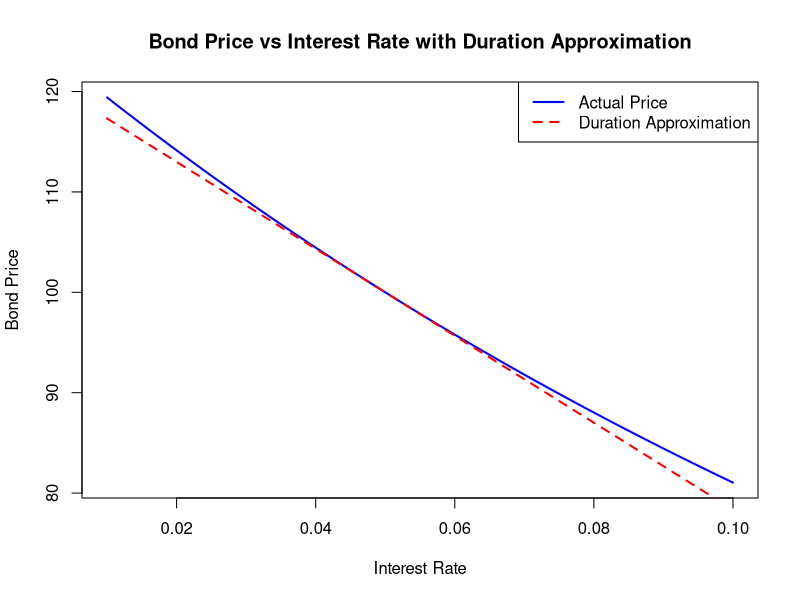

Recreate this plot in R.
## ---- chunk 1
time <- c(0.5, 1.0, 1.5, 2.0, 2.5, 3.0)
cash.flow <- c(5, 5, 5, 5, 5, 105)
present.value <- c(4.709, 4.435, 4.176, 3.933, 3.704, 73.256)
weight <- c(0.050, 0.047, 0.044, 0.042, 0.039, 0.778)
time.weight <- c(0.025, 0.047, 0.066, 0.083, 0.098, 2.333)
knitr::kable(data.frame(time, cash.flow, present.value, weight, time.weight),
             caption="Calculation of duration")
## ---- chunk 2
interest.rate <- .07
compound.frequency <- 4
time <- 1
face.value <- 1

# convert to ear
ear <- (1 + interest.rate/compound.frequency)^(compound.frequency) - 1
cat("Annual EAR:", ear, "\n")

# convert to continuous compounding
continuous.compounding <- function(r) {exp(r) - 1 - ear}
cc <- uniroot(continuous.compounding, lower=1e-4, upper=1, tol=1e-8)$root
cat("Continuous compounding:", cc, "\n")
## ---- chunk 3
f <- function(r) 2/(1.025)^1 + 2/(1.025)^2 + 102/(1 + r)^3 - 98.29
uniroot(f, lower=1e-4, upper=1, tol=1e-8)$root * 2
## ---- chunk 4
B <- 1100
A <- 1000
M <- c(1,2,12)

f.asm <- function(r) A * (1 + r/m)^m - B
f.c <- function(r) A * exp(r) - B

for(m in M){
  print(round(uniroot(f.asm, lower=1e-4, upper=1, tol=1e-8)$root, 4))
}
round(uniroot(f.c, lower=1e-4, upper=1, tol=1e-8)$root, 4)
## ---- chunk 5
maturity <- c(3, 6, 9, 12, 15, 18)
rate <- c(.03, .032, .034, .035, .036, .037)
knitr::kable(data.frame(Maturity=maturity, Rate=rate),
             caption="Risk free zero interest rates, per annum")
## ---- chunk 6
f <- function(z, t) (z[-1] * t[-1] - z[-length(z)] * t[-length(t)]) /
    (t[-1] - t[-length(t)])
f(rate, maturity)
## ---- chunk 7
# Bond parameters
face_value <- 100
coupon_rate <- 0.05
maturity <- 5
coupon <- face_value * coupon_rate

# Interest rate range
rates <- seq(0.01, 0.10, by = 0.001)

# Bond price function
bond_price <- function(r, n, c, FV) {
  sum <- 0
  for (i in 1:n) {
    sum <- sum + c / (1 + r)^i
  }
  sum + FV / (1 + r)^n
}

# Calculate prices for each rate
prices <- sapply(rates, bond_price, n = maturity, c = coupon, FV = face_value)

# Chosen yield for duration approximation
r0 <- 0.05
p0 <- bond_price(r0, maturity, coupon, face_value)

# Modified duration (approximate)
mod_duration <- (bond_price(r0 - 0.001, maturity, coupon, face_value) -
                 bond_price(r0 + 0.001, maturity, coupon, face_value)) /
                (2 * 0.001 * p0)

# Tangent line using duration
approx_prices <- p0 - mod_duration * p0 * (rates - r0)

# Plot
plot(rates, prices, type = "l", col = "blue", lwd = 2,
     ylab = "Bond Price", xlab = "Interest Rate",
     main = "Bond Price vs Interest Rate with Duration Approximation")
lines(rates, approx_prices, col = "red", lwd = 2, lty = 2)
legend("topright", legend = c("Actual Price", "Duration Approximation"),
       col = c("blue", "red"), lty = c(1, 2), lwd = 2)
## ---- chunk 8
bond <- c("6-month", "12-month", "18-month", "24-month", "30-month")
zero.rate <- c(.04, .042, .044, .046, .048)
knitr::kable(data.frame(bond, zero.rate),
             caption="Zero rates")
## ---- chunk 9
cash.flows <- c(4, 4, 4, 4, 4, 104)
iter <- 1:6

f <- function(y) sum(cash.flows * (1 + y)^-iter) - 104

y <- uniroot(f, lower=1e-4, upper=1, tol=1e-8)$root
cat("Semiannual yield:", round(y, 3), "\n")
cat("Annual yield:", round(y*2, 3))
## ---- chunk 10
iter <- c(.5, 1, 1.5, 2)
zero.rate <- c(.05, .06, .065, .07)

f <- function(C){
  (C/2)*exp(-.05*.5)+(C/2)*exp(-.06*1)+(C/2)*exp(-.065*1.5)+
    (100+(C/2))*exp(-.07*2) - 100
}

uniroot(f, lower=1, upper=10, tol=.001)$root
## ---- chunk 11
maturity <- c(1, 2, 3, 4, 5)
rate <- c(.02, .03, .037, .042, .045)

knitr::kable(data.frame(maturity, rate))
## ---- chunk 12
f <- function(z, t) (z[-1] * t[-1] - z[-length(z)] * t[-length(t)]) /
     (t[-1] - t[-length(t)])

forward.rate <- f(rate, maturity)

knitr::kable(data.frame(Maturity=maturity,
                        Zero.rate=rate,
                        Forward.Rate=c(NA, forward.rate)),
             caption="Calculation of forward rates")
## ---- chunk 13
f <- function(y) {
  20 * sum(exp(-y * seq(.5, 1.5, by=.5))) + 1020 * exp(-y * 2) - 1015.32
}

uniroot(f, upper=1, lower=1e-4, tol=1e-8)$root
## ---- chunk 14
f <- function(y) 5/2 * (1 - (1 + y)^-10)/y + 100 * (1 + y)^-10 - 104
y <- uniroot(f, upper=1, lower=1e-4, tol=1e-8)$root
cat("Semiannual:", y, "\n")
cat("Annual:", y * 2, "\n")
## ---- chunk 15
f <- function(r) (1 + r/12)^12 - 1.050625
uniroot(f, upper=1, lower=1e-4, tol=1e-8)$root
## ---- chunk 16
f <- function(r) exp(r) - 1.050625
uniroot(f, upper=1, lower=1e-4, tol=1e-8)$root
